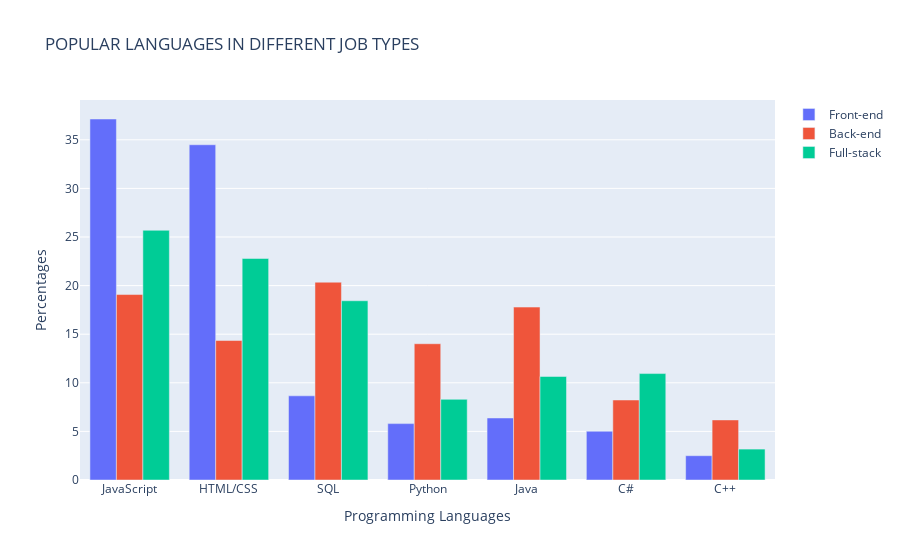

Notebook cell for this chart:
### Code cell
x =['JavaScript',"HTML/CSS", 'SQL', 'Python',"Java","C#","C++"]

fig = go.Figure(data=[
    go.Bar(name='Front-end', x=x, y=developers_langs["front_count_percent"]),
    go.Bar(name='Back-end',  x=x,  y=developers_langs["back_count_percent"]),
    go.Bar(name='Full-stack', x=x, y=developers_langs["full_count_percent"]),
    
])
# Change the bar mode
fig.update_layout(barmode='group')
fig.update_layout(
    title="POPULAR LANGUAGES IN DIFFERENT JOB TYPES",
    xaxis_title="Programming Languages",
    yaxis_title="Percentages")
fig.show()

### Figure 1 — Plotly figure (JSON) as saved in the notebook; plotly's stock layout.template omitted (floating-point values rounded to 4 significant figures)
{"data": [{"name": "Front-end", "type": "bar", "x": ["JavaScript", "HTML/CSS", "SQL", "Python", "Java", "C#", "C++"], "y": [37.14, 34.49, 8.66, 5.8, 6.38, 5.02, 2.5]}, {"name": "Back-end", "type": "bar", "x": ["JavaScript", "HTML/CSS", "SQL", "Python", "Java", "C#", "C++"], "y": [19.08, 14.35, 20.35, 14.02, 17.79, 8.23, 6.18]}, {"name": "Full-stack", "type": "bar", "x": ["JavaScript", "HTML/CSS", "SQL", "Python", "Java", "C#", "C++"], "y": [25.69, 22.79, 18.44, 8.3, 10.65, 10.95, 3.18]}], "layout": {"barmode": "group", "title": {"text": "POPULAR LANGUAGES IN DIFFERENT JOB TYPES"}, "xaxis": {"title": {"text": "Programming Languages"}}, "yaxis": {"title": {"text": "Percentages"}}}}
